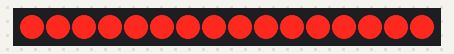
Recording of a sketch running on a simulated Arduino Uno, built with avr-gcc and run on an emulated ATmega328P. Parts: 16 shift-register outputs drawn as a row of LEDs (first output left, lit = HIGH). Wiring (inferred from the names in the program): 2 × shift register (74HC595): data pin 11; shift clock pin 12; latch pin 8. Wiring (inferred from the signals the program sends): row of LEDs: on Q0, Q1, Q2, Q3, Q4, Q5, Q6, Q7, Q8, Q9, Q10, Q11, Q12, Q13, Q14, Q15. What the sketch prints to the serial monitor is not drawn.

Above: at 0.3 s.
At 2.0 s:
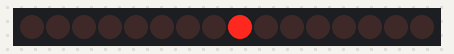
Timing chart, 0 to 3.5 s (numbered marks = the images above):
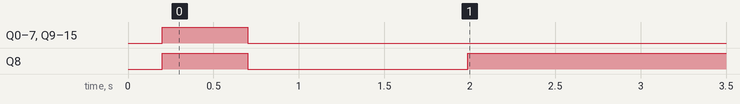

Measured:
- by itself, Q8: HIGH → LOW at 0.70 s, → HIGH 1.3 s later

The sketch:

shift_register_16_led.ino
```cpp
//**************************************************************//
//  Name    : shiftOutCode, Predefined Dual Array Style         //
//  Author  : Carlyn Maw, Tom Igoe                              //
//  Date    : 25 Oct, 2006                                      //
//  Version : 1.0                                               //
//  Notes   : Code for using a 74HC595 Shift Register           //
//          : to count from 0 to 255                            //
//****************************************************************
// From https://www.arduino.cc/en/Tutorial/ShiftOut

// NEXT STEP - Consider turning the 2 arrays into 3. You just do a shiftOut() on each array, so it would be fairly easy. Then you can feed the right numbers into it.
// You may be able to do a binary string -> integer -> hex conversion to make the code easier to understand. See http://stackoverflow.com/questions/5759999/translating-a-string-containing-a-binary-value-to-hex

//Pin connected to ST_CP of 74HC595
int latchPin = 8;
//Pin connected to SH_CP of 74HC595
int clockPin = 12;
////Pin connected to DS of 74HC595
int dataPin = 11;

//holders for infromation you're going to pass to shifting function
byte dataRED;
byte dataGREEN;
byte dataArrayRED[10];
byte dataArrayGREEN[10];

String temperatureBinaryString  = "000";
String humidityBinaryString     = "000";
String co2BinaryString          = "001";
String paddingBinaryString      = "0000000";

String combinedBinaryStringSixteen  = temperatureBinaryString + humidityBinaryString + co2BinaryString + paddingBinaryString;

void setup() {
  //set pins to output because they are addressed in the main loop
  pinMode(latchPin, OUTPUT);
  Serial.begin(9600);

  //Arduino doesn't seem to have a way to write binary straight into the code
  //so these values are in HEX.  Decimal would have been fine, too.
  //dataArrayRED[0] = 0xFF; //11111111
  //Serial.print("dataArrayRED");
  //Serial.println(dataArrayRED[0]);

  //Arduino doesn't seem to have a way to write binary straight into the code
  //so these values are in HEX.  Decimal would have been fine, too.
  //dataArrayGREEN[0] = 0x00; //11111111 - 00000000

  //function that blinks all the LEDs
  //gets passed the number of blinks and the pause time
  blinkAll_2Bytes(1,500);
}

void loop() {
  // 16 character binary string
  Serial.println("combinedBinaryStringSixteen: "+combinedBinaryStringSixteen);

  // 8 character binary string
  String shiftRegisterOneString = combinedBinaryStringSixteen.substring(0,8);
  String shiftRegisterTwoString = combinedBinaryStringSixteen.substring(8,16);
  Serial.println("shiftRegisterOneString: " +shiftRegisterOneString);
  Serial.println("shiftRegisterTWOString: " +shiftRegisterTwoString);

  //Reverse strings. This is to make them in the right order for the shiftout() function (I think) - this seems a bit weird...
  shiftRegisterOneString = reverseString(shiftRegisterOneString);
  shiftRegisterTwoString = reverseString(shiftRegisterTwoString);
  Serial.println("Reversed shiftRegisterOneString: "+ shiftRegisterOneString);
  Serial.println("Reversed shiftRegisterTwoString: "+ shiftRegisterTwoString);


  // Convert binary strings to integer
  int ShiftRegisterOneInt = binaryStringToInt(shiftRegisterOneString);
  int ShiftRegisterTwoInt = binaryStringToInt(shiftRegisterTwoString);

  dataArrayRED[0] = ShiftRegisterOneInt;
  Serial.print("DataarrayRED: ");
  Serial.println(dataArrayRED[0]);

  dataArrayGREEN[0] = ShiftRegisterTwoInt;
  Serial.print("DataarrayGREEN: ");
  Serial.println(dataArrayGREEN[0]);


  //for (int j = 0; j < 1; j++) {
    //load the light sequence you want from array
    dataRED = dataArrayRED[0];
    dataGREEN = dataArrayGREEN[0];
    //ground latchPin and hold low for as long as you are transmitting
    digitalWrite(latchPin, 0);
    //move 'em out
    shiftOut(dataPin, clockPin, dataGREEN);
    shiftOut(dataPin, clockPin, dataRED);
    //return the latch pin high to signal chip that it
    //no longer needs to listen for information
    digitalWrite(latchPin, 1);
    delay(1000);
 // }
}


// the heart of the program
void shiftOut(int myDataPin, int myClockPin, byte myDataOut) {
  // This shifts 8 bits out MSB first,
  //on the rising edge of the clock,
  //clock idles low

  //internal function setup
  int i=0;
  int pinState;
  pinMode(myClockPin, OUTPUT);
  pinMode(myDataPin, OUTPUT);

  //clear everything out just in case to
  //prepare shift register for bit shifting
  digitalWrite(myDataPin, 0);
  digitalWrite(myClockPin, 0);

  //for each bit in the byte myDataOut
  //NOTICE THAT WE ARE COUNTING DOWN in our for loop
  //This means that %00000001 or "1" will go through such
  //that it will be pin Q0 that lights.
  for (i=7; i>=0; i--)  {
    digitalWrite(myClockPin, 0);

    //if the value passed to myDataOut and a bitmask result
    // true then... so if we are at i=6 and our value is
    // %11010100 it would the code compares it to %01000000
    // and proceeds to set pinState to 1.
    if ( myDataOut & (1<<i) ) {
      pinState= 1;
    }
    else {
      pinState= 0;
    }

    //Sets the pin to HIGH or LOW depending on pinState
    digitalWrite(myDataPin, pinState);
    //register shifts bits on upstroke of clock pin
    digitalWrite(myClockPin, 1);
    //zero the data pin after shift to prevent bleed through
    digitalWrite(myDataPin, 0);
  }

  //stop shifting
  digitalWrite(myClockPin, 0);
}


//blinks the whole register based on the number of times you want to
//blink "n" and the pause between them "d"
//starts with a moment of darkness to make sure the first blink
//has its full visual effect.
void blinkAll_2Bytes(int n, int d) {
  digitalWrite(latchPin, 0);
  shiftOut(dataPin, clockPin, 0);
  shiftOut(dataPin, clockPin, 0);
  digitalWrite(latchPin, 1);
  delay(200);
  for (int x = 0; x < n; x++) {
    digitalWrite(latchPin, 0);
    shiftOut(dataPin, clockPin, 255);
    shiftOut(dataPin, clockPin, 255);
    digitalWrite(latchPin, 1);
    delay(d);
    digitalWrite(latchPin, 0);
    shiftOut(dataPin, clockPin, 0);
    shiftOut(dataPin, clockPin, 0);
    digitalWrite(latchPin, 1);
    delay(d);
  }
}

// Converts a binary string to HEX
// See http://stackoverflow.com/questions/5702931/convert-integer-decimal-to-hex-on-an-arduino
int binaryStringToInt(String binaryString)
{
  char s[50];
  binaryString.toCharArray(s, 50) ;

  int value = 0;
  for (int i=0; i< strlen(s); i++)  // for every character in the string  strlen(s) returns the length of a char array
  {
    value *= 2; // double the result so far
    if (s[i] == '1') value++;  //add 1 if needed
  }

  // using an int and a base (hexadecimal):
  String stringOne =  String(value, HEX);
  Serial.print("INT: ");
  Serial.println(value);

  return value;

  //CODE FOR INT->HEX
  //Serial.println("HEX: "+ stringOne);
  //String final = "0x" + stringOne;
  //Serial.println("final HEX: "+final);
  //return final;
}


/**
 * @Return reversed string
 */
String reverseString(String inputString)
{
  String output = "";

  //Using substring to reverse the string.
  for( int i = 0; i< inputString.length(); i++)
  {
    String currentValue = inputString.substring(inputString.length()-(i+1),inputString.length()-i);
    Serial.println("Number is: "+currentValue);
    output = output + currentValue;
    Serial.println("current output:"+output);
  }

  return output;
}
```
